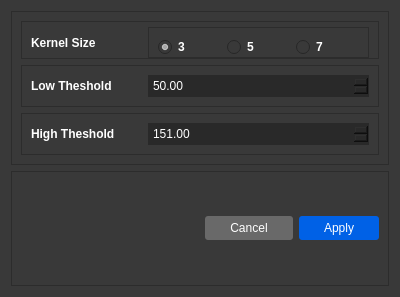
<?xml version="1.0" encoding="UTF-8"?>
<ui version="4.0">
 <class>cannyPopup</class>
 <widget class="QWidget" name="cannyPopup">
  <property name="geometry">
   <rect>
    <x>0</x>
    <y>0</y>
    <width>400</width>
    <height>297</height>
   </rect>
  </property>
  <property name="windowTitle">
   <string>Canny Filter</string>
  </property>
  <property name="styleSheet">
   <string notr="true">background-color: rgb(57,57, 57);
</string>
  </property>
  <layout class="QVBoxLayout" name="verticalLayout">
   <item>
    <widget class="QFrame" name="frame_2">
     <property name="frameShape">
      <enum>QFrame::StyledPanel</enum>
     </property>
     <property name="frameShadow">
      <enum>QFrame::Raised</enum>
     </property>
     <layout class="QVBoxLayout" name="verticalLayout_2">
      <item>
       <widget class="QFrame" name="frame_5">
        <property name="frameShape">
         <enum>QFrame::StyledPanel</enum>
        </property>
        <property name="frameShadow">
         <enum>QFrame::Raised</enum>
        </property>
        <layout class="QHBoxLayout" name="horizontalLayout_4" stretch="1,2">
         <property name="topMargin">
          <number>5</number>
         </property>
         <property name="bottomMargin">
          <number>0</number>
         </property>
         <item>
          <widget class="QLabel" name="label_3">
           <property name="styleSheet">
            <string notr="true">color: #FFF;
font-weight: bold;</string>
           </property>
           <property name="text">
            <string>Kernel Size</string>
           </property>
          </widget>
         </item>
         <item>
          <widget class="QFrame" name="frame_6">
           <property name="styleSheet">
            <string notr="true">color: #FFF;
font-weight: bold;</string>
           </property>
           <property name="frameShape">
            <enum>QFrame::StyledPanel</enum>
           </property>
           <property name="frameShadow">
            <enum>QFrame::Raised</enum>
           </property>
           <layout class="QHBoxLayout" name="horizontalLayout_5">
            <property name="bottomMargin">
             <number>0</number>
            </property>
            <item>
             <widget class="QRadioButton" name="Kernel3Radio">
              <property name="text">
               <string>3</string>
              </property>
              <property name="checked">
               <bool>true</bool>
              </property>
             </widget>
            </item>
            <item>
             <widget class="QRadioButton" name="Kernel5Radio">
              <property name="text">
               <string>5</string>
              </property>
             </widget>
            </item>
            <item>
             <widget class="QRadioButton" name="Kernel7Radio">
              <property name="text">
               <string>7</string>
              </property>
             </widget>
            </item>
           </layout>
          </widget>
         </item>
        </layout>
       </widget>
      </item>
      <item>
       <widget class="QFrame" name="frame_3">
        <property name="frameShape">
         <enum>QFrame::StyledPanel</enum>
        </property>
        <property name="frameShadow">
         <enum>QFrame::Raised</enum>
        </property>
        <layout class="QHBoxLayout" name="horizontalLayout_2" stretch="1,2">
         <item>
          <widget class="QLabel" name="label">
           <property name="styleSheet">
            <string notr="true">color: #FFF;
font-weight: bold;</string>
           </property>
           <property name="text">
            <string>Low Theshold</string>
           </property>
          </widget>
         </item>
         <item>
          <widget class="QDoubleSpinBox" name="LowThresholdInput">
           <property name="styleSheet">
            <string notr="true">color: #FFF;
background-color: rgb(41, 41, 41);
border: none;
padding: 3px;
</string>
           </property>
           <property name="maximum">
            <double>254.000000000000000</double>
           </property>
           <property name="value">
            <double>50.000000000000000</double>
           </property>
          </widget>
         </item>
        </layout>
       </widget>
      </item>
      <item>
       <widget class="QFrame" name="frame_4">
        <property name="frameShape">
         <enum>QFrame::StyledPanel</enum>
        </property>
        <property name="frameShadow">
         <enum>QFrame::Raised</enum>
        </property>
        <layout class="QHBoxLayout" name="horizontalLayout_3" stretch="1,2">
         <item>
          <widget class="QLabel" name="label_2">
           <property name="styleSheet">
            <string notr="true">color: #FFF;
font-weight: bold;</string>
           </property>
           <property name="text">
            <string>High Theshold</string>
           </property>
          </widget>
         </item>
         <item>
          <widget class="QDoubleSpinBox" name="HighThresholdInput">
           <property name="styleSheet">
            <string notr="true">color: #FFF;
background-color: rgb(41, 41, 41);
border: none;
padding: 3px;

</string>
           </property>
           <property name="maximum">
            <double>255.000000000000000</double>
           </property>
           <property name="value">
            <double>151.000000000000000</double>
           </property>
          </widget>
         </item>
        </layout>
       </widget>
      </item>
     </layout>
    </widget>
   </item>
   <item>
    <widget class="QFrame" name="frame">
     <property name="frameShape">
      <enum>QFrame::StyledPanel</enum>
     </property>
     <property name="frameShadow">
      <enum>QFrame::Raised</enum>
     </property>
     <layout class="QHBoxLayout" name="horizontalLayout" stretch="0,0,0">
      <item>
       <spacer name="horizontalSpacer">
        <property name="orientation">
         <enum>Qt::Horizontal</enum>
        </property>
        <property name="sizeHint" stdset="0">
         <size>
          <width>40</width>
          <height>20</height>
         </size>
        </property>
       </spacer>
      </item>
      <item>
       <widget class="QPushButton" name="CancelButton">
        <property name="styleSheet">
         <string notr="true">color: #FFF;
background-color: rgb(105, 105, 105);
border-radius: 3px;
border: none;
padding: 5px 25px;
</string>
        </property>
        <property name="text">
         <string>Cancel</string>
        </property>
       </widget>
      </item>
      <item>
       <widget class="QPushButton" name="ApplyButton">
        <property name="styleSheet">
         <string notr="true">background-color: rgb(0, 97, 230);
color: white;
border-radius: 3px;
border: none;
padding: 5px 25px;
</string>
        </property>
        <property name="text">
         <string>Apply</string>
        </property>
       </widget>
      </item>
     </layout>
    </widget>
   </item>
  </layout>
 </widget>
 <resources/>
 <connections/>
</ui>
